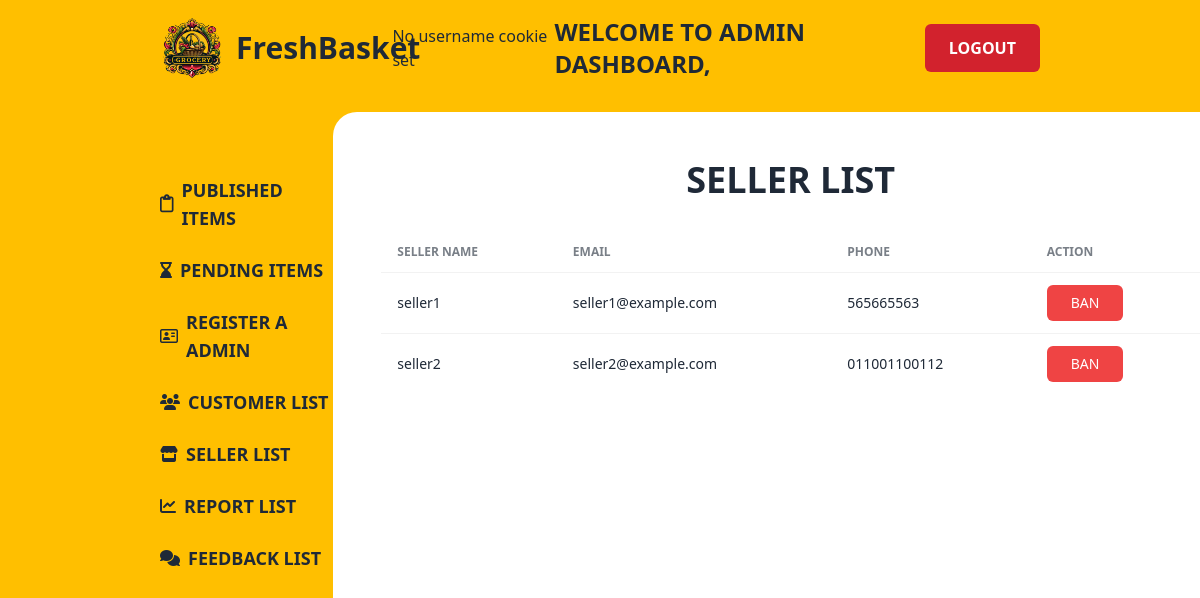
/src/sellerList.php, run on the app's committed database.
### tables this page shows
CREATE TABLE `users` (
  `role` varchar(50) NOT NULL,
  `username` varchar(50) NOT NULL,
  `email` varchar(60) NOT NULL,
  `password` varchar(20) NOT NULL,
  `phone_number` varchar(20) DEFAULT NULL,
  `gender` enum('Male','Female') DEFAULT NULL,
  `profileurl` varchar(100) DEFAULT NULL,
  `address` varchar(255) DEFAULT NULL,
  `ban_status` tinyint(1) DEFAULT 1
);

### src/sellerList.php (the view, shortened to what this page needs)
<!DOCTYPE html>
<html data-theme="light" lang="en" style="scroll-behavior: smooth;">
<head>
    <link href="https://cdn.jsdelivr.net/npm/daisyui@4.7.3/dist/full.min.css" rel="stylesheet" type="text/css" />
    <script src="https://cdn.tailwindcss.com"></script>
</head>
<body class="bg-yellowPrimary">
    <header>
      <?php include 'navbar2.php'; ?>
    </header>
    <main>
      <section class="pl-40 pt-4 h-screen">
        <div class="grid grid-cols-6">
          <div class="mt-16">
            <?php include 'sidebar.php'; ?>
          </div>
          <div class="col-span-5 bg-white rounded-tl-3xl h-screen pl-12 pt-12">
            <div>
              <h1 class="text-4xl font-bold uppercase text-center mb-8">Seller List</h1>
            </div>
            <div class='overflow-x-auto mt-8'>
                <table class='table'>
                    <thead>
                        <tr>
                            <th class="uppercase">Seller Name</th>
                            <th class="uppercase">Email</th>
                            <th class="uppercase">Phone</th>
                            <th class="uppercase">Action</th>
                        </tr>
                    </thead>
                    <tbody>
                    <?php
                        require_once('DBconnect.php');
                        $query = "SELECT * FROM users WHERE role = 'seller'";
                        $result = mysqli_query($conn, $query);
                        if (mysqli_num_rows($result) > 0){
                            while ($row = mysqli_fetch_assoc($result)){
                                $sellerName = $row['username'];
                                $sellerEmail = $row['email'];
                                $sellerPhone = $row['phone_number'];
                                $banStatus = $row['ban_status'];
                                ?>
                                <tr>
                                    <td><?php echo $sellerName ?></td>
                                    <td><?php echo $sellerEmail ?></td>
                                    <td><?php echo $sellerPhone ?></td>
                                    <td>
                                        <?php if ($banStatus == '0') { ?>
                                            <button class="px-6 py-2 rounded-md bg-green-500 uppercase text-white" onclick="handleBanStatus('<?php echo $sellerEmail ?>', 'unban')">Unban</button>
                                        <?php } else { ?>
                                            <button class="px-6 py-2 rounded-md bg-red-500 uppercase text-white" onclick="handleBanStatus('<?php echo $sellerEmail ?>', 'ban')">Ban</button>
                                        <?php } ?>
                                    </td>
                                </tr>
                        <?php
                            }
                        }?>
                    </tbody>
                </table>
            </div>
            </div>
          </div>
      </section>
    </main>
</body>
</html>

### data on the page
users: username "seller1", email "seller1@example.com", phone_number "565665563"
users: username "seller2", email "seller2@example.com", phone_number "011001100112"
